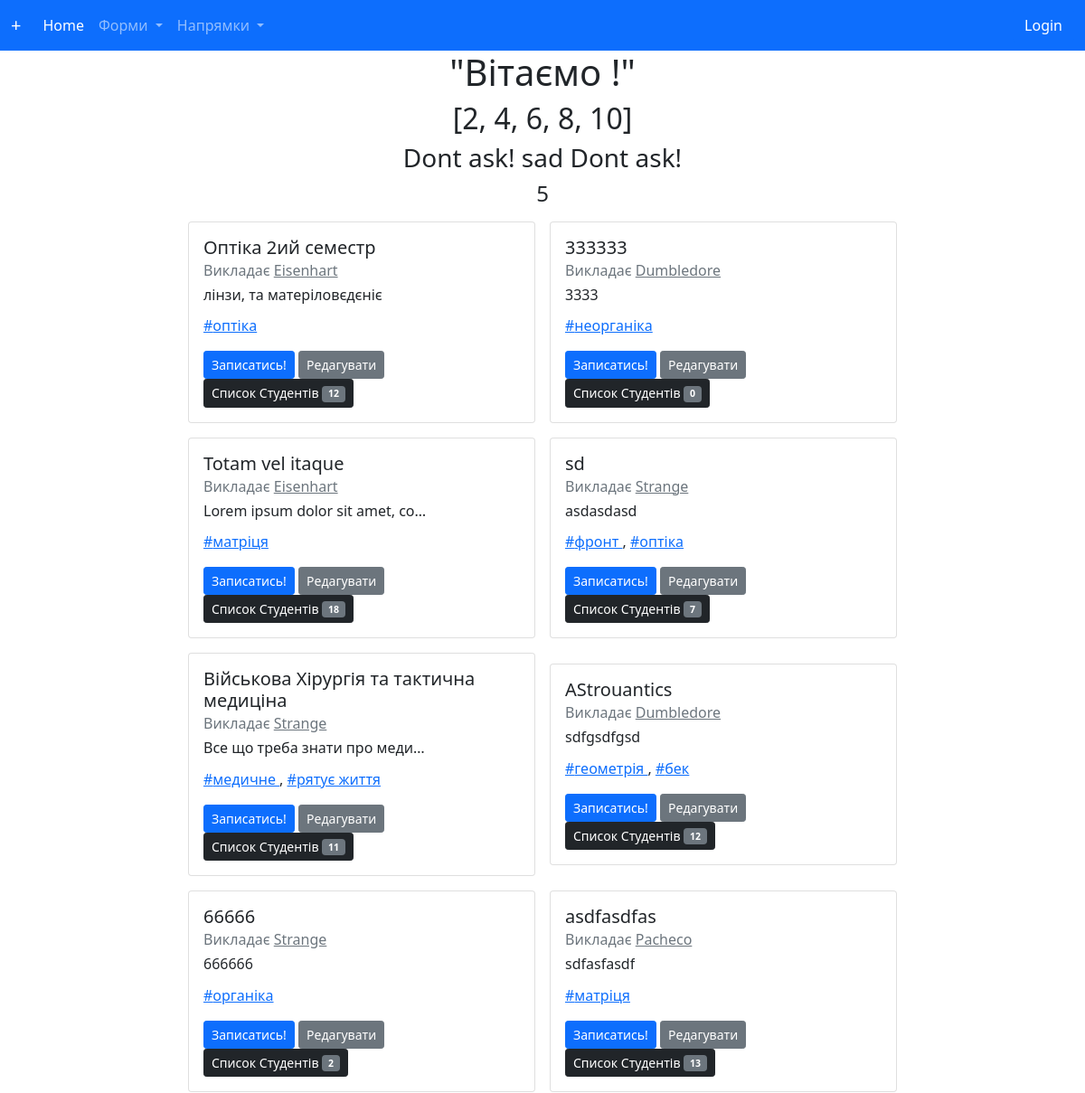
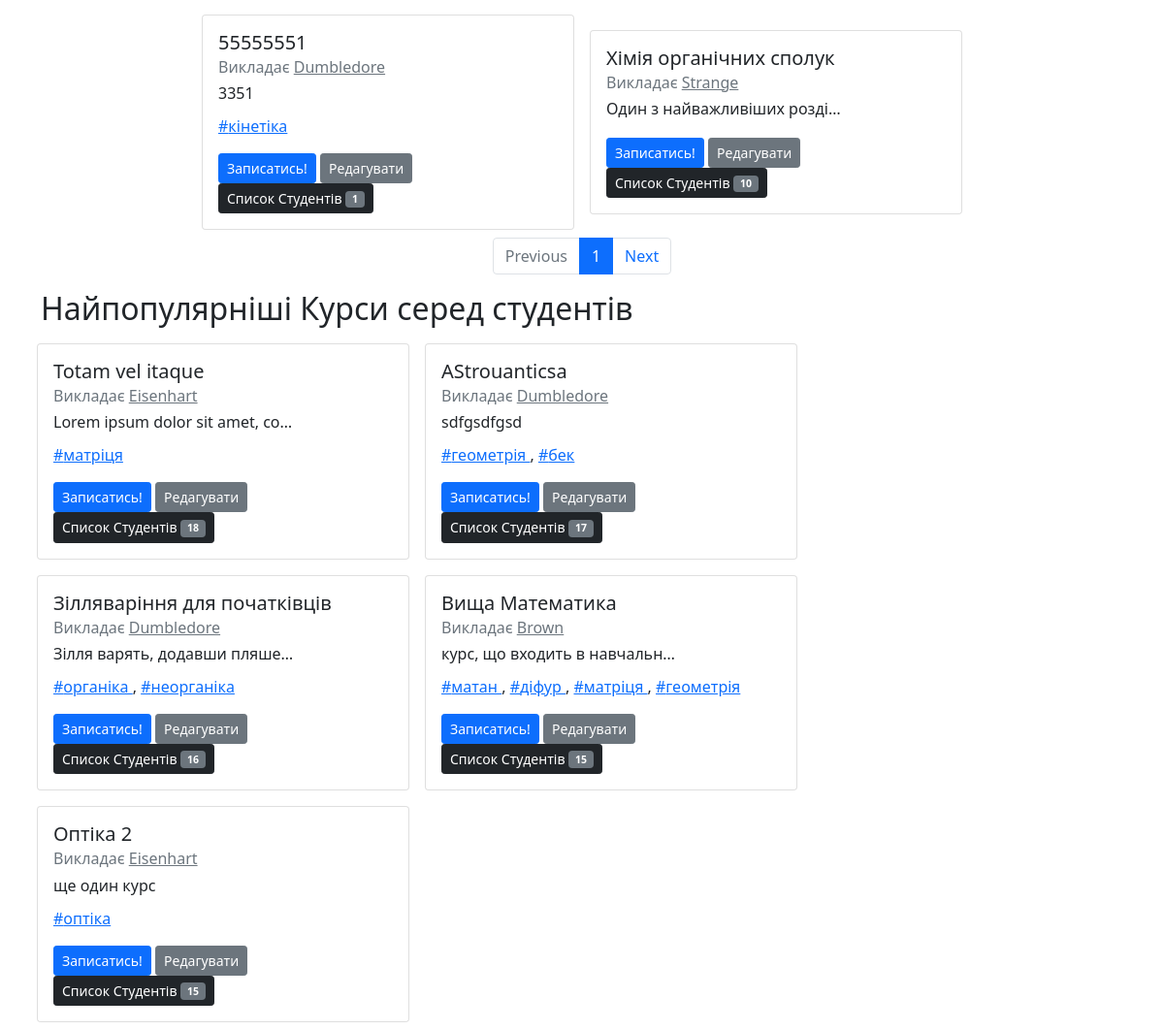
The page / on the database its author committed (2 pictures, top to bottom).
### journal/models.py (models this page shows, shortened)
class Course(models.Model):
    name = models.CharField(max_length=255, unique=True,)
    category = models.ForeignKey("journal.CourseCategory",on_delete=models.SET_NULL,null=True)
    description = models.TextField()
    teacher = models.ForeignKey("journal.Teacher",on_delete=models.SET_NULL,null=True)
    tags = models.ManyToManyField("journal.Tag",blank=True)
    dummy = models.BooleanField(default=False)
    students_count = models.SmallIntegerField(null=True)
    created_at = models.DateTimeField(auto_now_add=True)

class Teacher(models.Model):
    firstname = models.CharField(max_length=255)
    surname = models.CharField(max_length=255)
    title = models.CharField(max_length=255)
    age = models.PositiveSmallIntegerField()
    email = models.CharField(max_length=255)
    dummy = models.BooleanField(default=False)
    groups = models.ManyToManyField("journal.Group", blank=True )

class Tag(models.Model):
    name = models.CharField(max_length=255)
    dummy = models.BooleanField(default=False)
    def __str__(self):
        return f"{self.name} "

### journal/views.py (the view)
# urls.py: path('', views.IndexView.as_view(), name="home"),
class IndexView(ListView):
    template_name = "index.html"
    model = Course
    paginate_by = 10
    def get_queryset(self):
        queryset = super(IndexView,self).get_queryset()
        return queryset.select_related('teacher').prefetch_related('tags').exclude(teacher__isnull=True).order_by("?")

### journal/context_processor.py (called while the page is built)
def get_categories(request):
    return {
        "course_categories": CourseCategory.objects.all(),
        "alphanum_list":[1,2,3,4,5,6,"shs",7,8,10,"11"],
    }

### journal/models.py (called while the page is built)
    def __str__(self):
        return f"{self.name} "

### journal/templatetags/custom_tags.py (called while the page is built)
@register.filter
def evennums(alphanum_list):
    return [x for x in alphanum_list if (str(x).isnumeric() and int(x)%2==0)]

@register.filter
def whyiwedoingthis(text):
    return text.replace("?","Dont ask!")

@register.filter
def wordscount(text):
    return len(re.findall(r'\b\w*[A-Za-z]\w*\b', text))

@register.inclusion_tag("includes/course_list.html")
def most_popular_courses():
    return {
        'object_list': Course.objects.all().select_related('teacher').prefetch_related('tags').exclude(teacher__isnull=True).order_by("-students_count")[:5]
    }

### journal/templates/index.html
{%extends "Base.html"%}
{% load custom_tags %}
{% block content%}
<h1 align="center">"Вітаємо {{user.username}}!"</h1>
<h2 align="center">{{ alphanum_list|evennums }}</h2>
<h3 align="center">{{ "? sad ?"|whyiwedoingthis }}</h3>
    <h4 align="center">{{ "lorem 5 words should count four" |  wordscount }}</h4>
<div class="row justify-content-center align-items-center  ">
{% include "includes/course_list.html" %}
</div>
{% include "includes/paginator.html" %}
    <div class="row">
        <h2>Найпопулярніші Курси серед студентів</h2>
    </div>
    <div class="row">
        {% most_popular_courses %}
    </div>
{% endblock content%}

### journal/templates/includes/course_list.html
  {%for course in object_list %}
  <div class="w-auto p-2 "  >
    <div class="card" style="width: 24rem;">
      <div class="card-body" >
        <h5 class="card-title">{{course.name}}</h5>
        <h6 class="card-subtitle mb-2 text-muted">Викладає <a class="card-subtitle mb-2 text-muted" href="#">{{course.teacher.surname}}</a>
        </h6>
        <h6>
        <span class="d-inline-block text-truncate" style="max-width: 250px;">
          {{course.description}}
        </span>
        </h6>
        <p>
          {%for tag in course.tags.all%}
          <a href="#">
            #{{tag}}</a>
            {% if not forloop.last%},{% endif%}
          {%endfor%}
        </p>
        <a href="#" class="btn btn-primary btn-sm">Записатись!</a>
        <a href={% url "course_edit" course_id=course.id %} class="btn btn-secondary btn-sm">Редагувати</a>
        <a href={% url "students_by_course" course_id=course.id %} class="btn btn-dark btn-sm">Список Студентів <span class="badge bg-secondary">{{course.students_count}}</span></a>
      </div>
    </div>
  </div>
  {%endfor%}

### rows shown on the page
Course: name "Оптіка 2ий семестр", teacher.surname "Eisenhart", description "лінзи, та матеріловєдєніє", students_count "12"
Tag: name "оптіка"
Course: name "333333", teacher.surname "Dumbledore", description "3333", students_count "0"
Tag: name "неорганіка"
Course: name "Totam vel itaque", teacher.surname "Eisenhart", description "Lorem ipsum dolor sit amet, co…", students_count "18"
Tag: name "матріця"
Course: name "sd", teacher.surname "Strange", description "asdasdasd", students_count "7"
Tag: name "фронт"
Course: name "Військова Хірургія та тактична медиціна", teacher.surname "Strange", description "Все що треба знати про меди…", students_count "11"
Tag: name "медичне"
Tag: name "рятує життя"
Course: name "AStrouantics", teacher.surname "Dumbledore", description "sdfgsdfgsd", students_count "12"
Tag: name "геометрія"
Tag: name "бек"
Course: name "66666", teacher.surname "Strange", description "666666", students_count "2"
Tag: name "органіка"
Course: name "asdfasdfas", teacher.surname "Pacheco", description "sdfasfasdf", students_count "13"
Course: name "55555551", teacher.surname "Dumbledore", description "3351", students_count "1"
Tag: name "кінетіка"
Course: name "Хімія органічних сполук", teacher.surname "Strange", description "Один з найважливіших розді…", students_count "10"
Course: name "AStrouanticsa", teacher.surname "Dumbledore", description "sdfgsdfgsd", students_count "17"
Course: name "Зілляваріння для початківців", teacher.surname "Dumbledore", description "Зілля варять, додавши пляше…", students_count "16"
Course: name "Вища Математика", teacher.surname "Brown", description "курс, що входить в навчальн…", students_count "15"
Tag: name "матан"
Tag: name "діфур"
Course: name "Оптіка 2", teacher.surname "Eisenhart", description "ще один курс", students_count "15"

### other values the page prints
{{ alphanum_list|evennums }} "[2, 4, 6, 8, 10]"
{{ "? sad ?"|whyiwedoingthis }} "Dont ask! sad Dont ask!"
{{ "lorem 5 words should count four" |  wordscount }} "5"
{{ page_obj.number }} "1"
